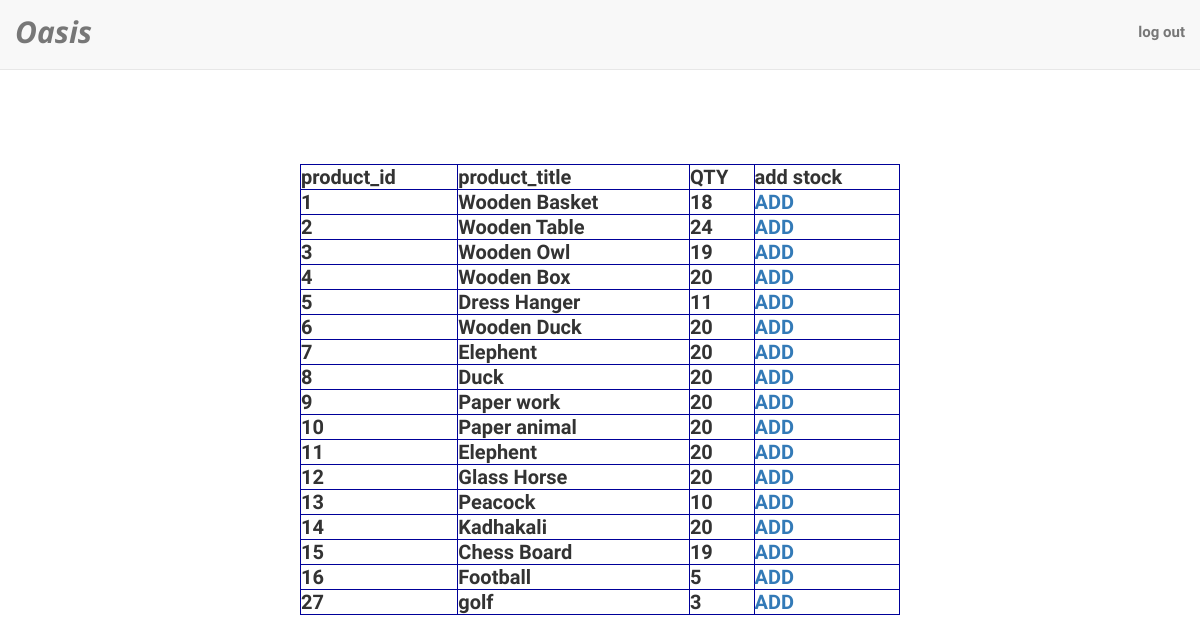
The page /stock.php on the database its author committed.
### tables this page shows
CREATE TABLE `products` (
  `product_id` int(100) NOT NULL,
  `product_cat` varchar(100) NOT NULL,
  `product_title` varchar(50) NOT NULL,
  `product_price` int(100) NOT NULL,
  `qty` int(5) NOT NULL DEFAULT '0',
  `product_desc` text NOT NULL,
  `product_image` text NOT NULL,
  `product_keywords` text NOT NULL
);

### stock.php (the view, shortened to what this page needs)
<html>
<head>
	<link rel="stylesheet" type="text/css" href="assets/bootstrap-3.3.6-dist/css/bootstrap.css">
	<link rel="stylesheet" type="text/css" href="styles.css">
</head>
<body background="https://thumbs.dreamstime.com/z/handmade-pumpkin-autumn-leaves-background-cute-colorful-out-felt-light-brown-wooden-lots-copy-space-82543519.jpg">
<div class="navbar navbar-default navbar-fixed-top" id="topnav">
		<div class="container-fluid">
			<div class="navbar-header">
				<a href="dashboard.php" class="navbar-brand">Oasis</a>
			</div>
<ul class="nav navbar-nav navbar-right">
<li><a href="index.php">log out</a></li>
</ul>
</div>
</div>
<?php
include("dbconnect.php");
$sql = "SELECT * FROM products";
$result = mysqli_query($conn, $sql);
if (mysqli_num_rows($result) > 0) {
		echo "<table border=1 bordercolor= '#000099' background-color:'#ffb3d9' style='font-size:20px' cellspacing='10' cellpadding='10' align='center' width='600px' height='400px'><tr><th>product_id</th><th>product_title</th><th>QTY</th><th>add stock</th></tr>   ";
	while($row = mysqli_fetch_assoc($result))
	{$xyz=$row[user_id];
		echo "<tr><td>".$row[product_id]."</td>";
		echo "<td>".$row[product_title]."</td>";
		echo "<td>".$row[qty]."</td>";
		echo "<td><a href='addstock.php?product_id=".$row[product_id]."'>ADD</a></td>";
	}echo "</table>";
}
?>
</body>
</html>

### styles.css (style rules this page uses)
.navbar-brand { font-family: Open Sans; font-size: 200%; font-style: italic; }
body { font-family: Abel; font-size: 150%; font-weight: bold; }
#topnav { height:70px; }
#topnav > * { position: relative; top:7px; }

### stock.php (style rules this page uses)
tr,td,a { font-weight:bold;text-decoration:null; }
table { margin-top:100px; }

### rows shown on the page
products: product_id "1", product_title "Wooden Basket", qty "18"
products: product_id "2", product_title "Wooden Table", qty "24"
products: product_id "3", product_title "Wooden Owl", qty "19"
products: product_id "4", product_title "Wooden Box", qty "20"
products: product_id "5", product_title "Dress Hanger", qty "11"
products: product_id "6", product_title "Wooden Duck", qty "20"
products: product_id "7", product_title "Elephent", qty "20"
products: product_id "8", product_title "Duck", qty "20"
products: product_id "9", product_title "Paper work", qty "20"
products: product_id "10", product_title "Paper animal", qty "20"
products: product_id "11", product_title "Elephent", qty "20"
products: product_id "12", product_title "Glass Horse", qty "20"
products: product_id "13", product_title "Peacock", qty "10"
products: product_id "14", product_title "Kadhakali", qty "20"
products: product_id "15", product_title "Chess Board", qty "19"
products: product_id "16", product_title "Football", qty "5"
products: product_id "27", product_title "golf", qty "3"
